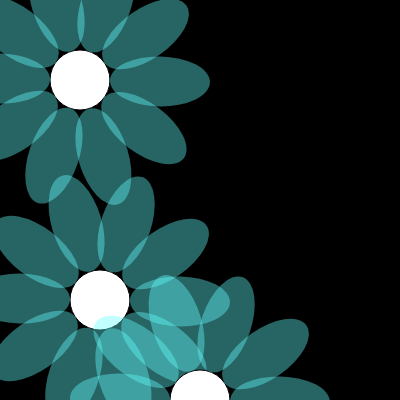
Frame 1 (no input)
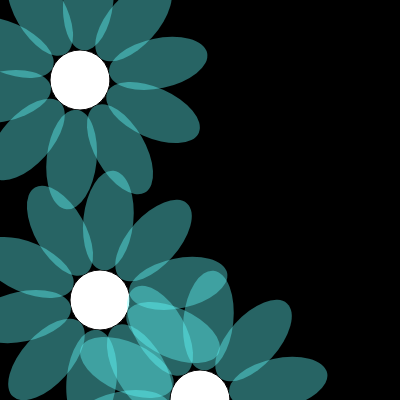
Frame 60 (no input)
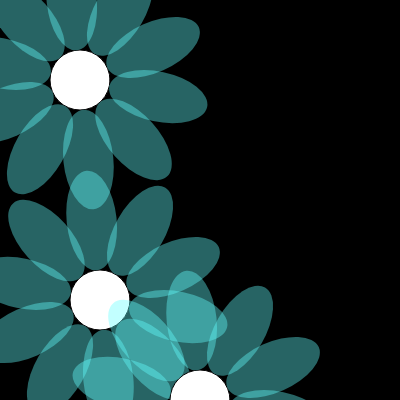
Frame 120 (the mouse pressed at the canvas centre since frame 60)

The p5.js sketch that drew these frames (run headless with seeded random() and noise() and a simulated clock; from frame 60 on, the mouse is pressed at the canvas centre):

// p5.js sketch
// ── sketch.js
let noPetals = 10;
function setup() {
  createCanvas(400, 400);
  angleMode(DEGREES);
  frameRate(24);
}

function draw() {

  background(0);
  drawFlower(10, 100, 300);
  drawFlower(10, 200, 400);
  drawFlower(10, 80,80);

}



function drawFlower(petals, x, y) {
  push();

  translate(x, y);

  ellipse(0, 0, 60, 60);
  rotate(frameCount);


  for (let i = 0; i < noPetals; i++) {
    
    noStroke();
    fill(100, 255, 255, 100);
    ellipse(80, 0, 100, 50);
    rotate(360 / noPetals);

  }

  pop();

}
